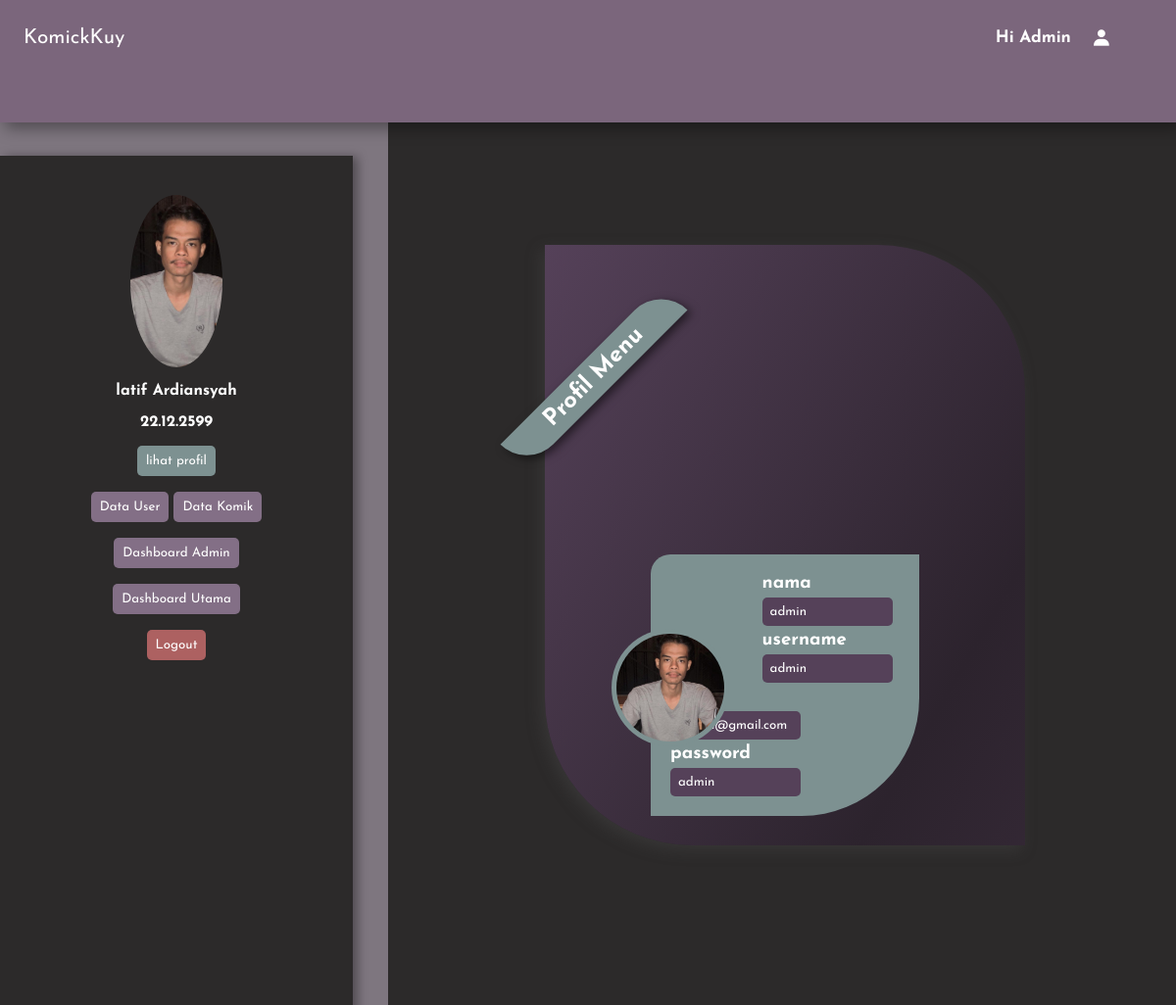
Screenshot of /dashboardAdmin/profiladmin.php (signed in) with the database file from the repository.
### tables this page shows
CREATE TABLE `user_admin` (
  `kodeuser` int(10) NOT NULL,
  `nama` varchar(20) NOT NULL,
  `username` varchar(20) NOT NULL,
  `email` varchar(20) NOT NULL,
  `password` varchar(20) NOT NULL,
  `role` tinyint(4) NOT NULL
);

### dashboardAdmin/profiladmin.php (the view, shortened to what this page needs)
<!DOCTYPE html>
<html lang="en">
<head>
    <link href='https://unpkg.com/boxicons@2.1.4/css/boxicons.min.css' rel='stylesheet'>
</head>
<body>
    <header>
        <nav>
            <a href="index.php">KomickKuy</a>
            <ul id="menu-list" class="hidden">
                <li>
                    <h5>Hi Admin</h5>
                </li>
                <i class='bx bxs-user'></i>
            </ul>
        </nav>
    </header>
    <div class="con">
        <div class="admin">
            <img src="img/IMG-20210520-WA0013.jpg" alt="">
            <h4>latif Ardiansyah</h4>
            <h4>22.12.2599</h4>
            <div class="button">
                <a href="profiladmin.php"><button id="profil">lihat profil</button></a>
            </div>
            <div class="button">
                <a href="../data/datauser.php"><button>Data User</button></a>
                <a href="..//data/datakomik.php"><button>Data Komik</button></a>
            </div>
            <a href="index.php" class="button" id="dash"><button>Dashboard Admin</button></a>
            <a href="../data/dashUtama.php" class="button"><button>Dashboard Utama</button></a>
            <a href="logout.php" class="logout"><button>Logout</button></a>
        </div>
        <div class="tabel">
            <h2>Profil Menu</h2>
            <?php
            include("../data/dataBaseKomicKuy.php");
            if (isset($_SESSION['usernama'])) {
                $logged_in_username = $_SESSION['usernama'];
                $sql = "SELECT `kodeuser`, `nama`, `username`, `email`, `password`
                            FROM user_admin
                            WHERE username = '$logged_in_username'";
                $hasil = mysqli_query($connect, $sql);
                if ($data = mysqli_fetch_array($hasil)) {
            ?>
                    <div class="profiladmin gradient-background">
                        <img src="img/IMG-20210520-WA0013.jpg" alt="">
                        <div class="info">
                            <h3 class="p1">nama</h3><input class="p1" type="text" value="<?php echo $data['nama']; ?>" disabled>
                            <h3 class="p1" >username</h3>
                            <input class="p1" type="text" value="<?php echo $data['username']; ?>" disabled>
                            <h3>email</h3>
                            <input type="text" value="<?php echo $data['email']; ?>" disabled>
                            <h3 >password</h3>
                            <input type="text" value="<?php echo $data['password']; ?>" disabled>
                        </div>
                    </div>
            <?php
                } else {
                    echo "Data pengguna tidak ditemukan.";
                }
            } else {
                echo "Session username not set.";
            }
            ?>
        </div>
</body>
</html>

### dashboardAdmin/profiladmin.php (style rules this page uses)
* { padding: 0; margin: 0; font-family: 'Josefin Sans', sans-serif; }
body { background-color: rgba(65, 53, 66, 0.676); overflow-x: hidden; }
header { position: fixed; width: 100%; height: 15.6vh; background-color: rgb(123, 102, 124); line-height: 30px; box-shadow: 5px 6px 15px rgba(0, 0, 0, 0.37); z-index: 1; }
nav { display: flex; padding: 1.5em; justify-content: space-between; align-items: center; }
nav ul { display: flex; align-items: center; gap: 1em; list-style: none; font-size: 1.3em; position: relative; right: 2em; }
nav a { color: white; text-decoration: none; font-size: 1.3em; }
nav ul li h5 { text-decoration: none; color: rgb(255, 255, 255); }
nav ul i { color: white; }
.con { display: flex; justify-content: center; align-items: center; height: 100vh; gap: 30px; }
.con .admin { display: flex; flex-direction: column; background-color: rgb(44, 42, 42); width: 30%; height: 86%; top: 15.5%; position: fixed; right: 70%; align-items: center; gap: 1em; box-shadow: 5px 1px 10px rgba(0, 0, 0, 0.37); }
.con .admin img { width: 26%; height: 20%; object-fit: cover; border-radius: 100%; margin-top: 2.5em; }
.con .admin h4 { color: white; }
.con .admin .button button { background-color: rgb(131, 111, 134); color: white; padding: 9px; border: none; border-radius: 5px; cursor: pointer; transition: transform 1s, 1s; }
.con .admin .button #profil { background-color: rgb(125, 145, 145); }
.con .admin .logout button { background-color: rgb(173, 97, 97); border: none; padding: 9px; border-radius: 5px; color: white; cursor: pointer; transition: transform 1s, 1s; }
.con .tabel { background-color: rgb(44, 42, 42); width: 65%; position: absolute; left: 33%; z-index: 0; top: 3%; color: white; padding: 15px; height: 100%; display: flex; flex-direction: column; justify-content: center; align-items: center; }
.con .tabel h2 { text-align: center; margin-top: 50px; position: relative; right: 25%; top: 12%; z-index: 2; background-color: rgb(125, 145, 145); width: 28%; height: fit-content; padding: 7px; border-top-right-radius: 150px; border-bottom-left-radius: 150px; rotate: -45deg; box-shadow: 1px 5px 10px rgba(0, 0, 0, 0.534); ; }
.con .tabel .profiladmin { display: flex; flex-direction: column; justify-content: end; padding: 50px; margin-top: 30px; align-items: center; width: 50%; border-top-right-radius: 150px; border-bottom-left-radius: 150px; box-shadow: -4px 5px 15px rgba(76, 75, 76, 0.37); gap: 15px; position: relative; bottom: 6%; height: 50%; }
.con .tabel .profiladmin img { object-fit: cover; width: 110px; height: 110px; border-radius: 50%; position: relative; top: 45%; right: 30%; z-index: 3; background-color: rgb(125, 145, 145); padding: 5px; }
.con .tabel .profiladmin .info { background-color: rgb(125, 145, 145); width: 60%; display: flex; flex-direction: column; gap: 5px; padding: 20px; position: relative; top: 20px; border-top-left-radius: 20px; border-bottom-right-radius: 120px; }
.con .tabel .profiladmin .info input { background-color: #554159; padding: 8px; border-radius: 4px; border-radius: 5px; color: white; border: none; width: 50%; }
.con .tabel .profiladmin .info .p1 { position: relative; left: 40%; }
.gradient-background { background: linear-gradient(300deg, #322532, #463448, #2c232d, #554159); background-size: 240% 240%; animation: gradient-animation 24s ease infinite; }

### rows the page displays
user_admin: nama "admin", username "admin", email "admin@gmail.com", password "admin"
